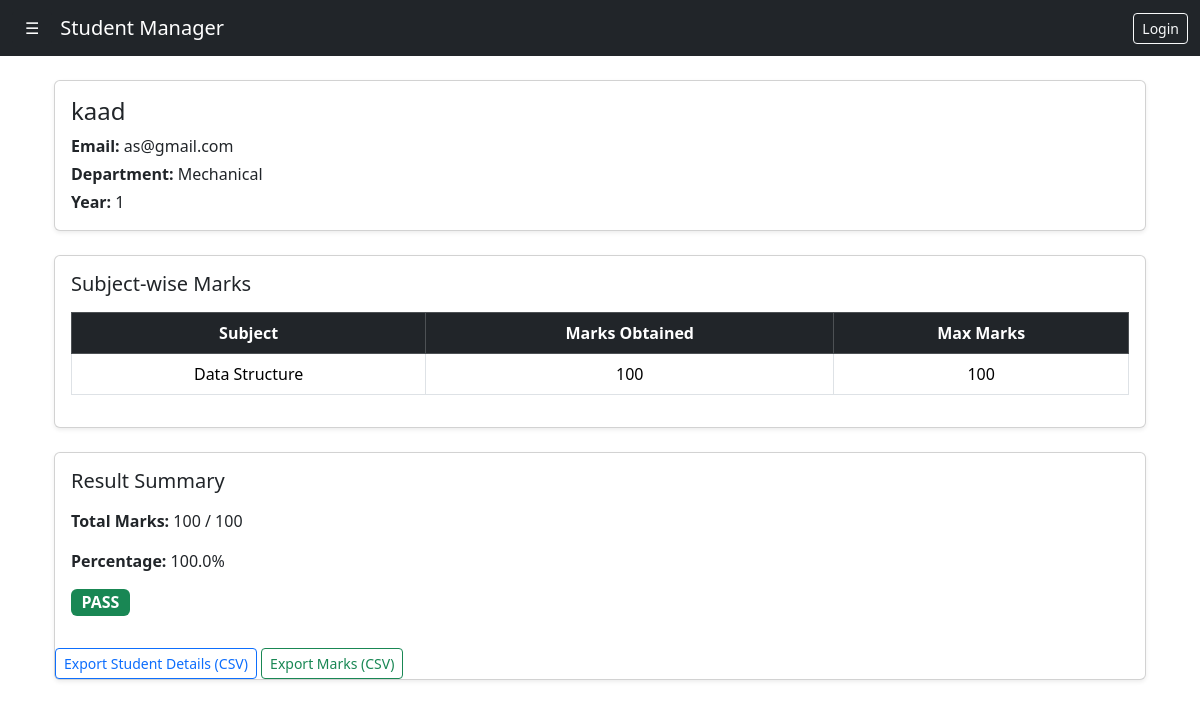
Before: /students/3/report/ with the older database file.
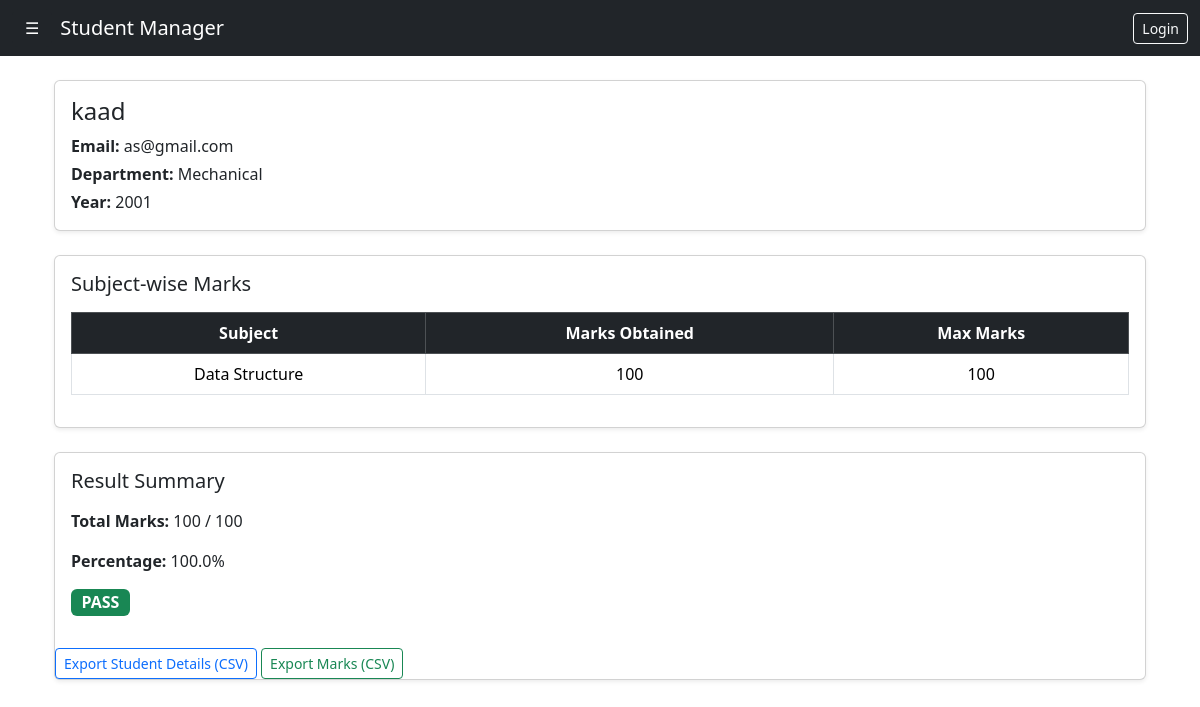
After: the same page with the newer database file.
### core/models.py (models this page shows, shortened)
class Student(models.Model):
    DEPARTMENT_CHOICES = [
        ('CSE', 'Computer Science'),
        ('ECE', 'Electronics'),
        ('EEE', 'Electrical'),
        ('ME', 'Mechanical'),
        ('CE', 'Civil'),
    ]
    name = models.CharField(max_length=100)
    email = models.EmailField(unique=True)
    age = models.IntegerField(
        validators=[MinValueValidator(1)]
    )
    roll_number = models.CharField(max_length=20)
    department = models.CharField(max_length=100, choices=DEPARTMENT_CHOICES)
    year = models.IntegerField()
    image = models.ImageField(upload_to='students/', blank=True, null=True)
    created_at = models.DateTimeField(auto_now_add=True)
    def total_marks_obtained(self):
        return sum(mark.marks_obtained for mark in self.marks.all())
    def total_max_marks(self):
        return sum(mark.subject.max_marks for mark in self.marks.all())
    def percentage(self):
        max_marks = self.total_max_marks()
        if max_marks == 0:
            return 0
        return round((self.total_marks_obtained() / max_marks) * 100, 2)
    def has_failed_any_subject(self):
        for mark in self.marks.all():
            if mark.marks_obtained < 35:
                return True
        return False
    def result(self):
        if self.has_failed_any_subject():
            return "FAIL"
        return "PASS"

class Marks(models.Model):
    student = models.ForeignKey(
        Student,
        on_delete=models.CASCADE,
        related_name='marks'
    )
    subject = models.ForeignKey(
        Subject,
        on_delete=models.CASCADE,
        related_name='marks'
    )
    marks_obtained = models.PositiveIntegerField()
    created_at = models.DateField(auto_now_add=True)
    class Meta:
        unique_together = ('student','subject')

class Subject(models.Model):
    DEPARTMENT_CHOICES = [
        ('CSE', 'Computer Science'),
        ('ECE', 'Electronics'),
        ('EEE', 'Electrical'),
        ('ME', 'Mechanical'),
        ('CE', 'Civil'),
    ]
    name = models.CharField(max_length=100)
    department = models.CharField(
        max_length=50,
        choices=DEPARTMENT_CHOICES
    )
    max_marks = models.PositiveIntegerField(default=100)
    is_active = models.BooleanField(default=True)

### core/views.py (the view)
# urls.py: path('students/<int:pk>/report/', views.student_report, name='student_report'),
def student_report(request, pk):
    student = get_object_or_404(Student, pk=pk)
    marks = student.marks.select_related('subject')
    context = {
        'student': student,
        'marks': marks,
    }
    return render(request, 'core/student_report.html', context)

### templates/core/student_report.html (shortened to what this page needs)
{% extends 'core/base.html' %}
{% block content %}
<div class="container mt-4">
    <div class="card shadow-sm mb-4">
        <div class="card-body">
            <h4 class="mb-2">{{ student.name }}</h4>
            <p class="mb-1"><strong>Email:</strong> {{ student.email }}</p>
            <p class="mb-1"><strong>Department:</strong> {{ student.get_department_display }}</p>
            <p class="mb-0"><strong>Year:</strong> {{ student.year }}</p>
        </div>
    </div>
        <div class="card shadow-sm mb-4">
        <div class="card-body">
            <h5 class="mb-3">Subject-wise Marks</h5>
            <table class="table table-bordered text-center">
                <thead class="table-dark">
                    <tr>
                        <th>Subject</th>
                        <th>Marks Obtained</th>
                        <th>Max Marks</th>
                    </tr>
                </thead>
                <tbody>
                    {% for mark in marks %}
                    <tr>
                        <td>{{ mark.subject.name }}</td>
                        <td>{{ mark.marks_obtained }}</td>
                        <td>{{ mark.subject.max_marks }}</td>
                    </tr>
                    {% empty %}
                    <tr>
                        <td colspan="3" class="text-muted">
                            No marks entered yet
                        </td>
                    </tr>
                    {% endfor %}
                </tbody>
            </table>
        </div>
    </div>
        <div class="card shadow-sm">
        <div class="card-body">
            <h5 class="mb-3">Result Summary</h5>
            <p><strong>Total Marks:</strong> {{ student.total_marks_obtained }} / {{ student.total_max_marks }}</p>
            <p><strong>Percentage:</strong> {{ student.percentage }}%</p>
            {% if student.result == "PASS" %}
                <span class="badge bg-success fs-6">PASS</span>
            {% else %}
                <span class="badge bg-danger fs-6">FAIL</span>
            {% endif %}
        </div>
        <div class="mt-3">
            <a href="{% url 'export_student_details' student.id %}"
            class="btn btn-outline-primary btn-sm">
                Export Student Details (CSV)
            </a>
            <a href="{% url 'export_student_marks' student.id %}"
            class="btn btn-outline-success btn-sm">
                Export Marks (CSV)
            </a>
        </div>
    </div>
</div>
{% endblock %}

Changed rows visible on the page:
changed Student "kaad": year "1" → "2001"
